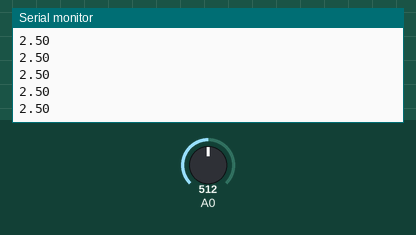
Recording of a sketch running on a simulated Arduino Uno, built with avr-gcc and run on an emulated ATmega328P. On the bench: the last lines printed to the serial monitor. The test bench sets the inputs (shaded band); at power-on: A0 = 512.

Above: at 1.2 s.
1.3 s: A0 set to 716
At 1.41 s:
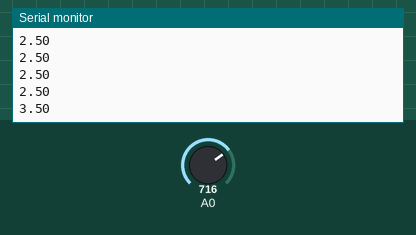
2.8 s: A0 set to 900
At 2.82 s:
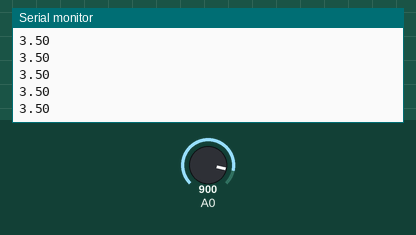
Timing chart, 0 to 5.8 s (numbered marks = the images above; inputs shaded):
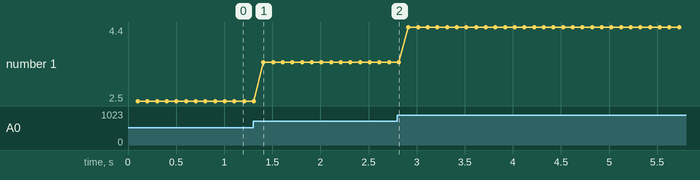

Measured:
- after the input at 1.3 s, the serial monitor: prints a new line after 0.11 s (image 1)
- plotted number 1: 2.5 → 3.5 after the input at 1.3 s, 3.5 → 4.4 after the input at 2.8 s

The sketch:

single_LDR_calibration.ino
```cpp
void setup() {
  // put your setup code here, to run once:
  Serial.begin(9600);
}

void loop() {

  // put your main code here, to run repeatedly:
  int sensorValue = analogRead(A0);
  // Convert the analog reading (which goes from 0 - 1023) to a voltage (0 - 5V):
  float voltage = sensorValue * (5.0 / 1023.0);
  delay(100);
  Serial.println(voltage);

}
```
